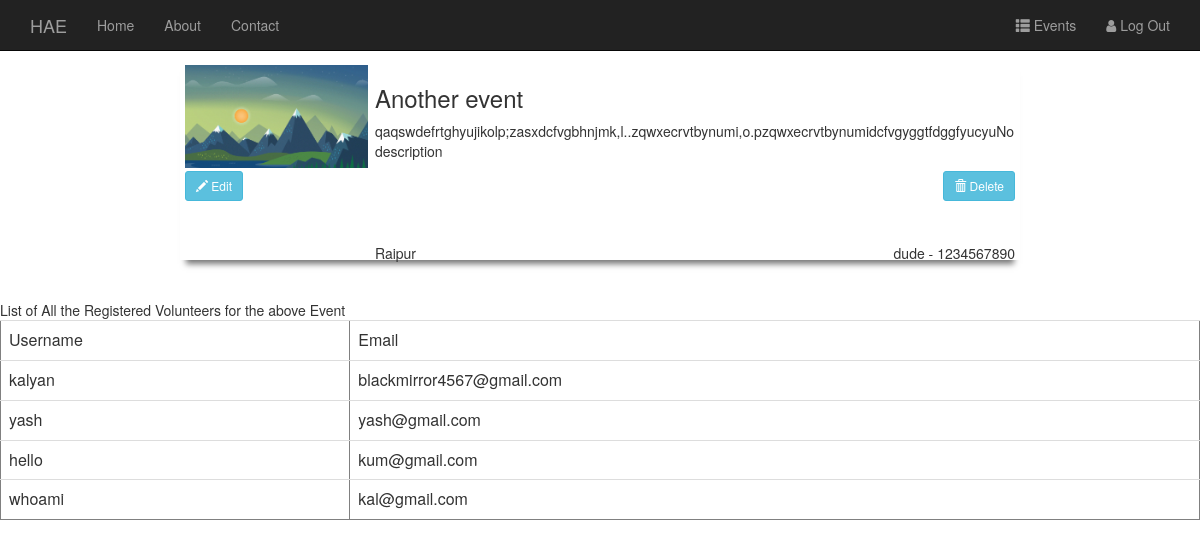
The page /ngo/profile/8/ on the database its author committed.
### Ngo/models.py (models this page shows, shortened)
class Event(models.Model):
    user = models.ForeignKey(User, on_delete=models.CASCADE)
    image = models.FileField(null=True, blank=True)
    title = models.CharField(max_length=50)
    description = models.TextField(max_length=1000, default='No description')
    place = models.CharField(max_length=50, default='Raipur')
    contact = models.IntegerField(max_length=10)
    users = models.CharField(max_length=1000, blank=True)

### Ngo/views.py (the view)
# urls.py: url(r'^profile/(?P<event_id>[0-9]+)/$', event_full, name='event-full'),
def event_full(request, event_id):
    template_name = 'event_full.html'
    event = Event.objects.get(id=int(event_id))
    list_users = event.users.split('&')
    list_users = list_users[:-1]
    regd_users = User.objects.filter(id__in=list_users)
    return render(request, template_name, {'regd_users': regd_users,
                                           'event': event})

### Ngo/templates/event_full.html (shortened to what this page needs)
<link rel="stylesheet" href="https://maxcdn.bootstrapcdn.com/bootstrap/3.3.7/css/bootstrap.min.css">
<nav class="navbar navbar-inverse navbar-fixed-top">
  <div class="container">
    <div class="navbar-header">
      <a class="navbar-brand" href="">HAE</a>
    </div>
    <div class="collapse navbar-collapse" id="bs-example-navbar-collapse-1">
      <ul class="nav navbar-nav">
        <li class=""><a href="{% url 'home' %}">Home</a></li>
        <li><a href="">About</a></li>
        <li><a href="">Contact</a></li>
        </ul>
      <ul class="nav navbar-nav navbar-right">
          <li><a href="{% url 'Ngo:ngopro' %}"><i class="glyphicon glyphicon-th-list" aria-hidden="true"></i>
        Events</a></li>
          <li><a href="{% url 'logout' %}"><i class="fa fa-user" aria-hidden="true"></i>
        Log Out</a></li>
      </ul>
    </div>
  </div>
</nav>
<div class="box effect1">
    <div class="img">
        <img src="{{ event.image.url }}" alt="oh no" class="img-responsive">
    </div>
    <h3 style="padding-left: 190px">{{ event.title }}</h3>
    <p style="padding-left: 190px">{{ event.description }}</p>
    <a href="{% url 'Ngo:event-update' event.id %}" class="btn btn-info btn-sm">
          <span class="glyphicon glyphicon-pencil"></span> Edit
    </a>
    <a id="oh" href="{% url 'Ngo:event-delete' event.id %}" class="btn btn-info btn-sm">
          <span class="glyphicon glyphicon-trash"></span> Delete
    </a>
    <div class="bottom" style="padding-left: 190px">
     <h5 style="float: left">{{ event.place }}</h5>
    <h5 style="float: right">{{ event.user }} - {{ event.contact }}</h5>
    </div>
</div>
List of All the Registered Volunteers for the above Event
<link rel="stylesheet" href="https://maxcdn.bootstrapcdn.com/bootstrap/3.3.7/css/bootstrap.min.css">
<link rel="stylesheet" href="http://maxcdn.bootstrapcdn.com/font-awesome/4.4.0/css/font-awesome.min.css">
<table border="1" class="table">
		<tr>
			<td scope="col">Username</td>
			<td scope="col">Email</td>
		</tr>
        {% for user in regd_users %}
		<tr>
			<td>{{ user.username }}</td>
			<td>{{ user.email }}</td>
        </tr>
        {% endfor %}
</table>

### Ngo/templates/event_full.html (style rules this page uses)
.box { width:70%; height:200px; background:#FFF; margin:40px auto; padding: 5px; }
.effect1 { -webkit-box-shadow: 0 10px 6px -6px #777; -moz-box-shadow: 0 10px 6px -6px #777; box-shadow: 0 10px 6px -6px #777; }
.img { width: 55%; size: 80px; }
img { float: left; width: 40%; }
.bottom { padding-top: 35px; }
#oh { float: right; }

### rows shown on the page
Event: image (picture), title "Another event", description "qaqswdefrtghyujikolp;zasxdcfvgbhnjmk,l..zqwxecrvtbynumi,o.pzqwxecrvtbynumidcfvgyggtfdggfyucyuNo description", place "Raipur", user "dude", contact "1234567890"

### other values the page prints
{{ user.username }} "kalyan"
{{ user.email }} "blackmirror4567@gmail.com"
{{ user.username }} "yash"
{{ user.email }} "yash@gmail.com"
{{ user.username }} "hello"
{{ user.email }} "kum@gmail.com"
{{ user.username }} "whoami"
{{ user.email }} "kal@gmail.com"
